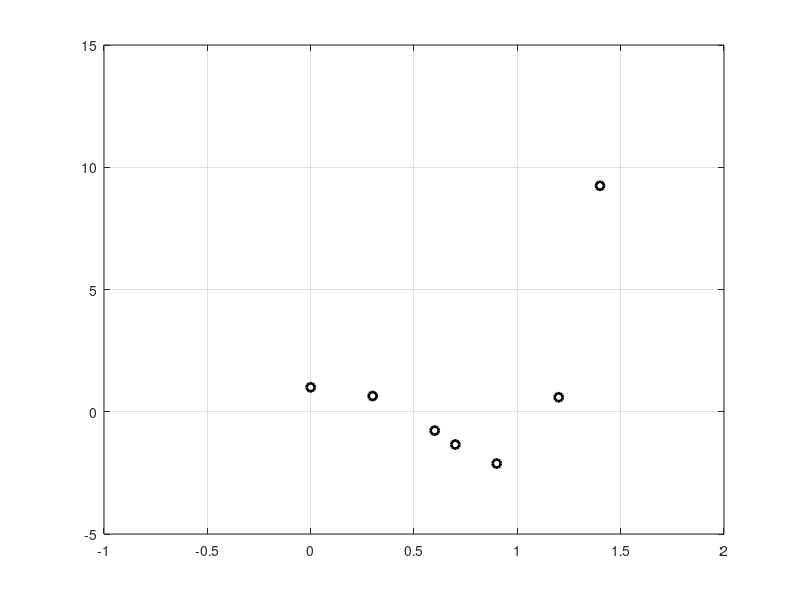

Here is the MATLAB script that generated this plot: (Note: this script raises an error after producing the figure.)
% Зададим таблицу
set_x = [0 0.3       0.6       0.7       0.9      1.2      1.4];
set_y = [1 0.643018 -0.771968 -1.339862 -2.117438 0.591808 9.242752];

% Зададим точки, в которых хотим посчитать 
%  значения интерполяционного многочленв
desired_points = [1.3 0.25];

% Добавим на график точки таблицы

plot(set_x, set_y, 'ko', 'LineWidth', 2);
axis([-1 2 -5 15])
grid on;

% Получим интерполяционный многочлен 
%  с помощью встроенной функции
hold on;
p_true = polyfit(set_x, set_y, 6);
pol = poly2sym(p_true);
fplot(pol, 'b');

% Получим интерполяционный многочлен 
%  с помощью написанной функции
hold on
p_my = newton(set_x, set_y, 6);
fplot(p_my, 'r--','LineWidth',2);

% Получим значения в промежуточных точках 
%  по встроенной функции
yp_1_true = polyval(p_true, 1.3)
yp_2_true = polyval(p_true, 0.25)